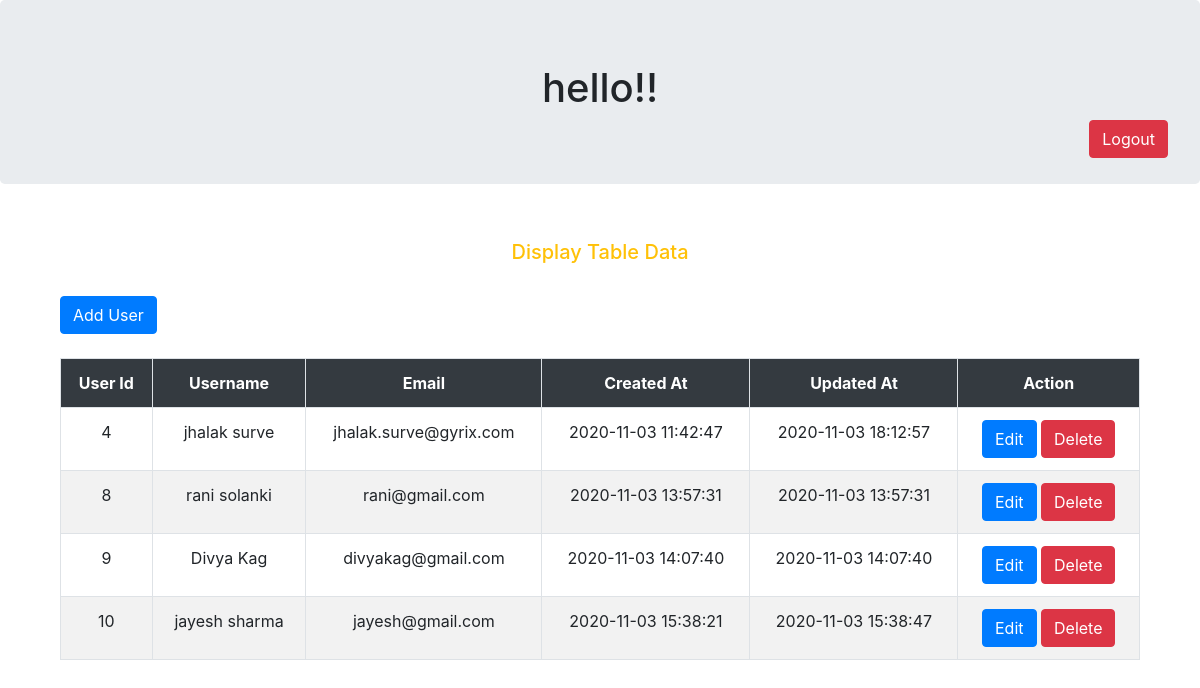
Page /dashboard.php on the committed database.
### tables this page shows
CREATE TABLE `users` (
  `id` int(11) NOT NULL,
  `name` varchar(255) NOT NULL,
  `email` varchar(255) NOT NULL,
  `password` varchar(255) NOT NULL,
  `created_at` datetime NOT NULL DEFAULT current_timestamp(),
  `updated_at` datetime NOT NULL DEFAULT current_timestamp() ON UPDATE current_timestamp()
);

### dashboard.php (the view, shortened to what this page needs)
<!DOCTYPE html>
<html>
  <head>
    <link rel="stylesheet" href="https://maxcdn.bootstrapcdn.com/bootstrap/4.0.0/css/bootstrap.min.css">
    <link rel="stylesheet" type="text/css" href="http://ajax.aspnetcdn.com/ajax/jquery.dataTables/1.9.4/css/jquery.dataTables.css">
    <link rel="stylesheet" type="text/css" href="style.css">
  </head>
  <body>
    <div class ="col-lg-12 jumbotron text-center">
      <h1 class="text-body text-center " ><?php echo  ' hello!! ' . $_SESSION['name'].'<br/>'; ?></h1>
      <button class="btn-danger btn" id="logout"> <a href="logout.php?logout" class="text-white">Logout</a></button>
    </div>
    <div class="container">
      <div class="col-lg-12"><br>
        <h5 class="text-warning text-center" > Display Table Data </h5><br>
        <button class="btn-primary btn"> <a href="add-user.php" class="text-white"> Add User </a> </button><br><br>
        <table  id="tabledata" class=" table table-striped table-hover table-bordered">
          <tr class="bg-dark text-white text-center">
            <th> User Id</th>
            <th> Username </th>
            <th> Email </th>
            <th> Created At </th>
            <th> Updated At </th>
            <th> Action </th>
          </tr >
          <?php
              include 'database.php';
              $q = "select * from users";
              $query = mysqli_query($conn,$q);
              while($res = mysqli_fetch_array($query))
            { $dbId=$res['id'];
              $dbName=$res['name'];
              $dbEmail=$res['email'];
              $dbCreatedAt=$res['created_at'];
              $dbUpdatedAt=$res['updated_at'];
              $userId = $_SESSION['id'];
              if(!($userId == $dbId))
              {
                $flag ="pointer-events:none;";
              }
          ?>
                <tr class="text-center">
                  <td> <?php echo $dbId; ?> </td>
                  <td> <?php echo $dbName; ?> </td>
                  <td> <?php echo $dbEmail; ?> </td>
                  <td> <?php echo $dbCreatedAt; ?> </td>
                  <td> <?php echo $dbUpdatedAt; ?> </td>
                  <td> <a href="edit-user.php?id=<?php echo $dbId; ?>" class="text-white btn-primary btn" onclick="update()"> Edit </a>&nbsp<a href="delete.php?id=<?php echo $res['id']; ?>" class="text-white btn-danger btn" onclick=" deleted()" style='<?php echo $flag; ?>'> Delete </a></td>
                </tr>
          <?php
            }
          ?>
        </table>
      </div>
    </div>
  </body>
</html>

### style.css (style rules this page uses)
#logout { float: right; }

### rows in the picture
users: id "4", name "jhalak surve", email "jhalak.surve@gyrix.com", created_at "2020-11-03 11:42:47", updated_at "2020-11-03 18:12:57"
users: id "8", name "rani solanki", email "rani@gmail.com", created_at "2020-11-03 13:57:31", updated_at "2020-11-03 13:57:31"
users: id "9", name "Divya Kag", email "divyakag@gmail.com", created_at "2020-11-03 14:07:40", updated_at "2020-11-03 14:07:40"
users: id "10", name "jayesh sharma", email "jayesh@gmail.com", created_at "2020-11-03 15:38:21", updated_at "2020-11-03 15:38:47"
